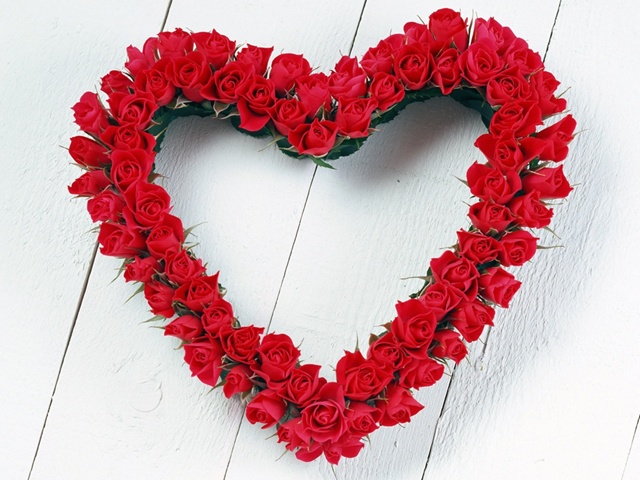
#> input picture 图片资源/A_工程适配版.bmp, 640 x 480 px; its folder holds only this picture in this run
$ python make_demo_bmps.py
#> lines starting #> are read from the running program, lines starting #| are printed output that depends on the picture
#!/usr/bin/env python
# -*- coding: utf-8 -*-
"""
make_demo_bmps.py —— 生成 1280x720 演示图，用来验证"自适应缩放"

生成两张（已存在则跳过）：
    图片资源/test_1280x720.bmp   测试卡：边框 + 彩条 + 网格 + 四角标记
    图片资源/photo_1280x720.bmp  由现有 640x480 照片放大而来（真实感）

为什么要这两张：
    640x480 的图走 k=0 直通，看不出缩放。1280x720 走 k=1 -> 640x360，
    能直接对比"整幅缩小显示"和"原来只显示左上 1/4"的区别。
    测试卡四周有白边、四角有彩色方块，一旦被裁切或错位一眼就能看出来。

用法：python tools/make_demo_bmps.py
"""

import os
import glob
from PIL import Image, ImageDraw

ROOT = os.path.dirname(os.path.dirname(os.path.abspath(__file__)))
OUT  = os.path.join(ROOT, "图片资源")

W, H = 1280, 720


def make_chart(path):
#> called with path = '图片资源/test_1280x720.bmp'
    img = Image.new("RGB", (W, H), (0, 0, 0))
#> img: PIL image 1280x720 RGB; every value is 0
    d = ImageDraw.Draw(img)

    # 彩条（上方 1/2）：白 黄 青 绿 品红 红 蓝 黑
    bars = [(255, 255, 255), (255, 255, 0), (0, 255, 255), (0, 255, 0),
            (255, 0, 255), (255, 0, 0), (0, 0, 255), (0, 0, 0)]
    bw = W // 8
    for i, c in enumerate(bars):
        d.rectangle([i * bw, 0, (i + 1) * bw - 1, H // 2 - 1], fill=c)

    # 灰阶（中间 1/6）：16 级
    gh = H // 6
    for i in range(16):
        v = int(round(i * 255 / 15))
        x0 = i * W // 16
        x1 = (i + 1) * W // 16 - 1
        d.rectangle([x0, H // 2, x1, H // 2 + gh - 1], fill=(v, v, v))

    # 网格（下方 1/3）
    gy0 = H // 2 + gh
    for x in range(0, W, 40):
        d.line([x, gy0, x, H - 1], fill=(60, 60, 60))
    for y in range(gy0, H, 40):
        d.line([0, y, W - 1, y], fill=(60, 60, 60))

    # 中心的横竖中线 + 圆（缩放有偏移会立刻看出来）
    d.line([W // 2, 0, W // 2, H - 1], fill=(255, 255, 255))
    d.line([0, H // 2, W - 1, H // 2], fill=(255, 255, 255))
    for r in (120, 200, 260):
        d.ellipse([W // 2 - r, H // 2 - r, W // 2 + r, H // 2 + r],
                  outline=(255, 128, 0), width=3)

    # 四角标记（被裁切时方块会缺角）
    sq = 60
    marks = [((0, 0), (0, 0, 255)),
             ((W - sq, 0), (0, 255, 0)),
             ((0, H - sq), (255, 255, 0)),
             ((W - sq, H - sq), (255, 0, 0))]
    for (x, y), c in marks:
        d.rectangle([x, y, x + sq - 1, y + sq - 1], fill=c)

    # 外边框 6px 白
    d.rectangle([0, 0, W - 1, H - 1], outline=(255, 255, 255), width=6)

    img.save(path, "BMP")
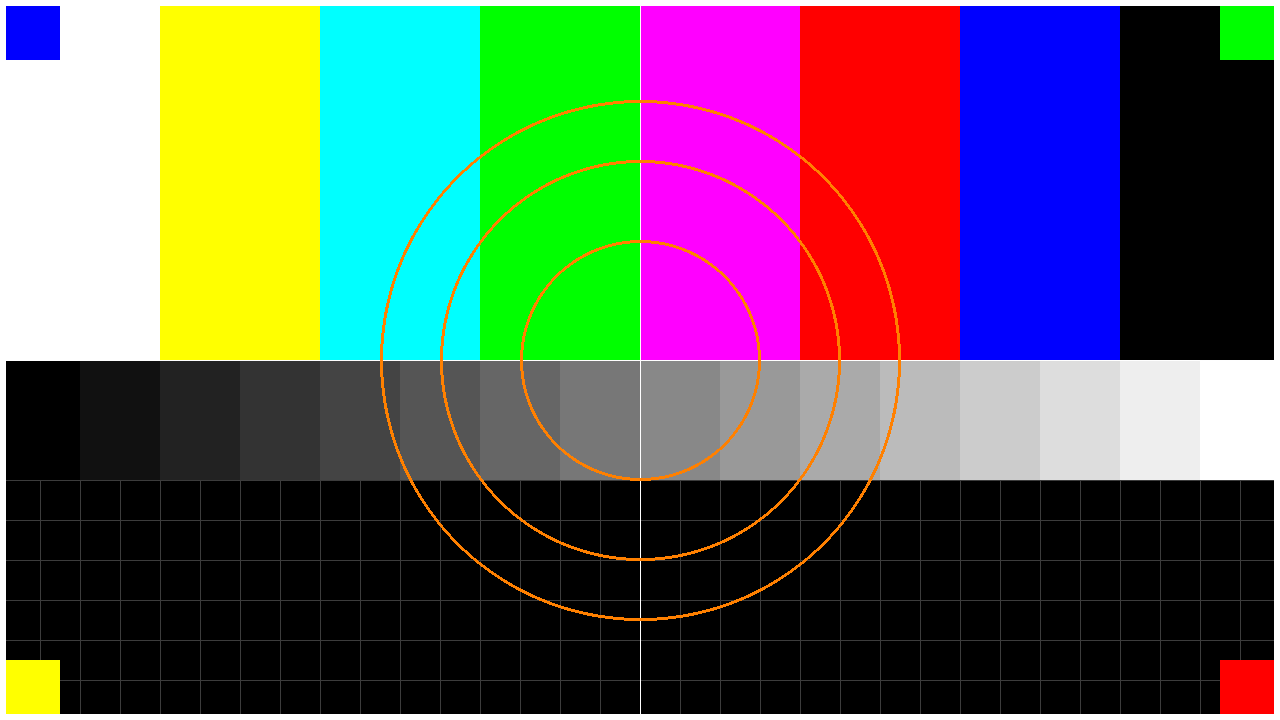
#> saved as test_1280x720.bmp: PIL image 1280x720 RGB; mean R, G, B 93.6, 92.2, 89.8
    print("  -> %s  %dx%d  %d 字节" % (os.path.basename(path), W, H,
                                       os.path.getsize(path)))


def make_photo(path):
#> called with path = '图片资源/photo_1280x720.bmp'
    src = None
    for pat in ("fengjing*.bmp", "苹果*.bmp", "A_*.bmp"):
        g = sorted(glob.glob(os.path.join(OUT, pat)))
        if g:
            src = g[0]
            break
    if src is None:
        print("  -- 没有找到可放大的 640x480 照片，跳过")
        return
    im = Image.open(src).convert("RGB")
#> im is the input picture: PIL image 640x480 RGB; mean R, G, B 207.7, 163.4, 168.1
    im = im.resize((W, H), Image.LANCZOS)
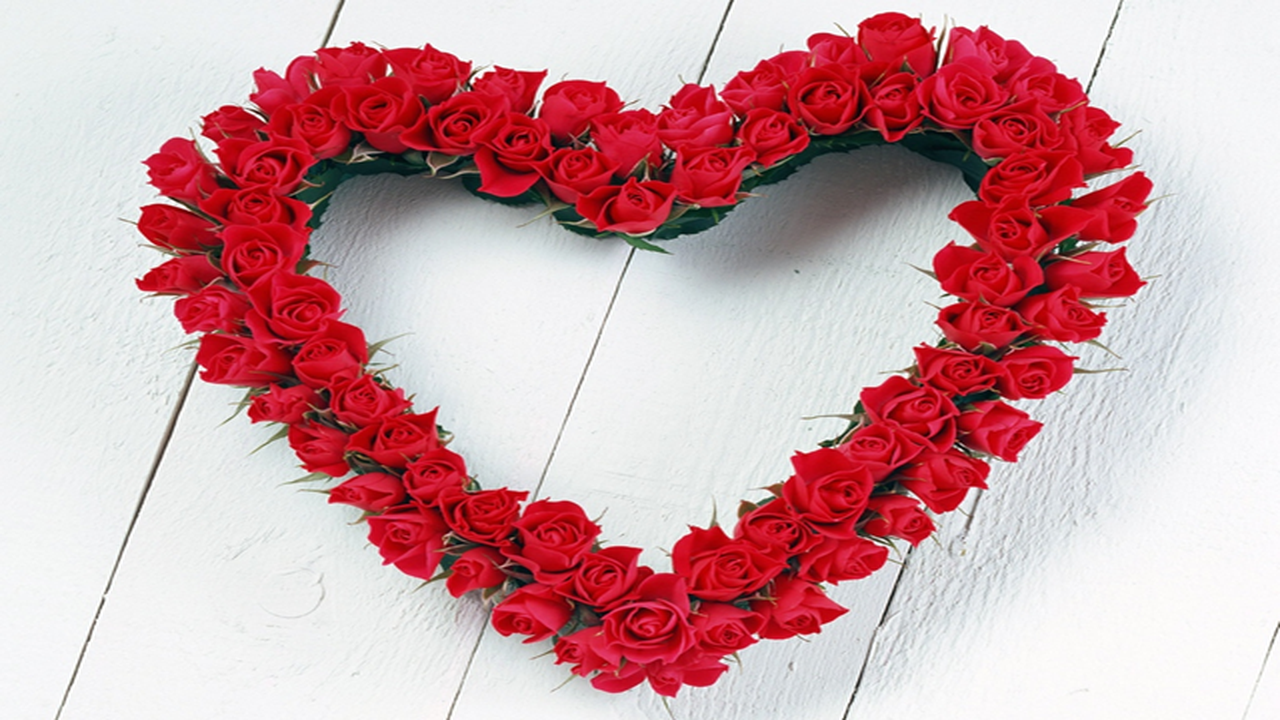
#> im: PIL image 1280x720 RGB; mean R, G, B 207.7, 163.4, 168.1
    im.save(path, "BMP")
    print("  -> %s  %dx%d  %d 字节（源 %s）"
          % (os.path.basename(path), W, H, os.path.getsize(path),
             os.path.basename(src)))


def main():
    if not os.path.isdir(OUT):
        raise SystemExit("没有 图片资源/ 目录")

    print("生成 1280x720 演示图：")
    p1 = os.path.join(OUT, "test_1280x720.bmp")
    if os.path.exists(p1):
        print("  -- test_1280x720.bmp 已存在，跳过")
    else:
        make_chart(p1)

    p2 = os.path.join(OUT, "photo_1280x720.bmp")
    if os.path.exists(p2):
        print("  -- photo_1280x720.bmp 已存在，跳过")
    else:
        make_photo(p2)

    print()
    print("下一步：python tools/make_sd_image.py")


if __name__ == "__main__":
    main()
